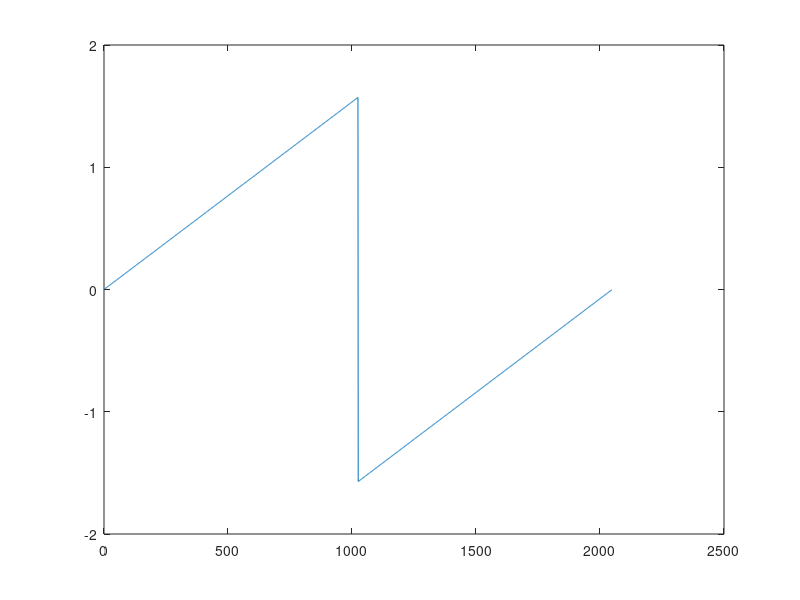

Recreate this plot in MATLAB. (Note: this script raises an error after producing the figure.)
N = 2^11
signalp = [0.0001 ones(1,N/2-1)];
signaln = ones(1,N/2);
for x = 1: N/2
	signalp(x) = signalp(x)*e.^(i*(1*pi*x/N-0*pi));
	signaln(x) = signaln(x)*e.^(i*(-1*pi*x/N+0*pi));
end



signal = [signalp flipdim(signaln)];
figure(7)
plot(angle(signal));
figure(8)
signal = ifft(signal);
signal = FFTPF1D(signal,2,10,1);
%[b a] = butter(2,0.01);
%signal = filter(b,a, signal);
%[b a] = butter(2,0.99);
%signal = filter(a,b, signal);
figure(1)
plot(20*log10(abs(fft(signal))))
figure(2)
plot(angle(fft(signal)));
figure(3)
plot(abs(signal));
figure(4)
plot(angle(signal))
